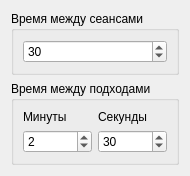
<?xml version="1.0" encoding="UTF-8"?>
<ui version="4.0">
 <class>SettingsWindow</class>
 <widget class="QWidget" name="SettingsWindow">
  <property name="geometry">
   <rect>
    <x>0</x>
    <y>0</y>
    <width>170</width>
    <height>176</height>
   </rect>
  </property>
  <property name="windowTitle">
   <string>Настройки</string>
  </property>
  <property name="windowIcon">
   <iconset resource="resouces.qrc">
    <normaloff>:/res/main.png</normaloff>:/res/main.png</iconset>
  </property>
  <layout class="QVBoxLayout" name="verticalLayout">
   <item>
    <widget class="QGroupBox" name="groupBox">
     <property name="title">
      <string>Время между сеансами</string>
     </property>
     <layout class="QHBoxLayout" name="horizontalLayout_2">
      <item>
       <widget class="QSpinBox" name="spinBoxSessionMinutes">
        <property name="maximum">
         <number>120</number>
        </property>
        <property name="value">
         <number>30</number>
        </property>
       </widget>
      </item>
     </layout>
    </widget>
   </item>
   <item>
    <widget class="QGroupBox" name="groupBox_2">
     <property name="title">
      <string>Время между подходами</string>
     </property>
     <layout class="QGridLayout" name="gridLayout">
      <item row="0" column="0">
       <widget class="QLabel" name="label">
        <property name="text">
         <string>Минуты</string>
        </property>
       </widget>
      </item>
      <item row="0" column="1">
       <widget class="QLabel" name="label_2">
        <property name="text">
         <string>Секунды</string>
        </property>
       </widget>
      </item>
      <item row="1" column="0">
       <widget class="QSpinBox" name="spinBoxTouchMinutes">
        <property name="maximum">
         <number>59</number>
        </property>
        <property name="value">
         <number>2</number>
        </property>
       </widget>
      </item>
      <item row="1" column="1">
       <widget class="QSpinBox" name="spinBoxTouchSeconds">
        <property name="maximum">
         <number>59</number>
        </property>
        <property name="value">
         <number>30</number>
        </property>
       </widget>
      </item>
     </layout>
    </widget>
   </item>
  </layout>
 </widget>
 <tabstops>
  <tabstop>spinBoxSessionMinutes</tabstop>
  <tabstop>spinBoxTouchMinutes</tabstop>
  <tabstop>spinBoxTouchSeconds</tabstop>
 </tabstops>
 <resources>
  <include location="resouces.qrc"/>
 </resources>
 <connections/>
</ui>
